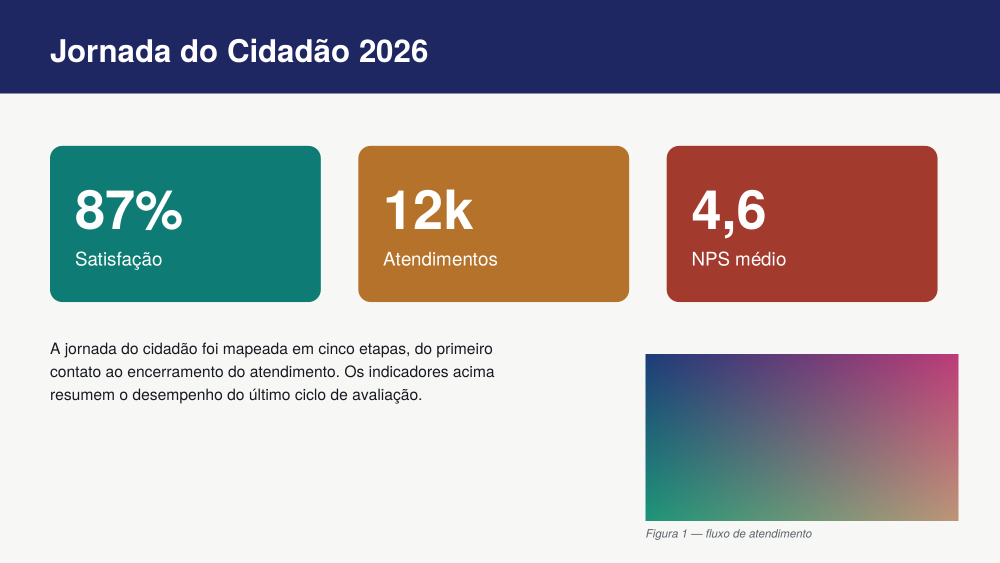
#> input picture backend/testes/info_png.png, 2000 x 1125 px (shown at 1/2 size)
$ python -i vision_cv.py   (imports and definitions only)
#> lines starting #> are read from the running program, lines starting #| are printed output that depends on the picture; after the words box and inside, x2 and y2 are one past the last pixel; in counts of white or black regions, pixels touching at a corner belong together
"""
Modo convencional de analise visual (sem modelo de IA).

Recebe UMA imagem (uma pagina achatada, um PNG, um JPG) e devolve uma lista de
regioes com tipo e, quando for texto, o conteudo reconhecido por OCR.

Cobre os requisitos: RF03 (ler imagem), RF04 (identificar areas), RF05/RF08
(separar e classificar em foto/logo/icone/texto/forma), RF06 (unir fragmentos),
RF07/RNF07 (descartar ruido e duplicacao), RF09 (OCR pt-BR), RF10/RNF06
(filtrar baixa confianca), RNF14 (limitar quantidade de objetos).

Este modo NAO vetoriza ilustracao. Regiao que nao for texto nem forma geometrica
simples e classificada como foto ou logo e preservada como recorte de imagem, tal
como a "Limitacao funcional atual" do documento de requisitos preve.

Dependencias: opencv-python, pytesseract (+ idioma 'por'), numpy, Pillow.
"""

from dataclasses import dataclass, field
from typing import Optional

import cv2
import numpy as np
import pytesseract

# --- parametros, todos documentados porque sao decisoes de projeto ---
AREA_MIN_FRAC = 0.0008     # RNF07: regiao menor que isto da area total e ruido
AREA_MAX_FRAC = 0.92       # regiao que cobre quase tudo e o fundo, nao um objeto
CONF_OCR_MIN = 60          # RF10/RNF06: palavra abaixo disto nao e exportada
IOU_DUPLICATA = 0.85       # RNF07: duas caixas com esta sobreposicao sao a mesma
DIST_UNIAO_FRAC = 0.015    # RF06: fragmentos a esta distancia sao unidos
MAX_REGIOES = 60           # RNF14: teto de objetos por imagem


@dataclass
class Regiao:
    x: int
    y: int
    w: int
    h: int
    tipo: str = "indefinido"          # texto | foto | logo | icone | forma
    texto: str = ""
    conf: float = 0.0
    cor_dominante: Optional[tuple] = None

    @property
    def caixa(self):
        return (self.x, self.y, self.x + self.w, self.y + self.h)

    @property
    def area(self):
        return self.w * self.h

    def dict(self):
        return {"x": self.x, "y": self.y, "w": self.w, "h": self.h,
                "tipo": self.tipo, "texto": self.texto,
                "conf": round(self.conf, 1), "cor": self.cor_dominante}


def _iou(a, b):
    ax0, ay0, ax1, ay1 = a
    bx0, by0, bx1, by1 = b
    ix0, iy0 = max(ax0, bx0), max(ay0, by0)
    ix1, iy1 = min(ax1, bx1), min(ay1, by1)
    if ix1 <= ix0 or iy1 <= iy0:
        return 0.0
    inter = (ix1 - ix0) * (iy1 - iy0)
    ua = (ax1 - ax0) * (ay1 - ay0) + (bx1 - bx0) * (by1 - by0) - inter
    return inter / ua if ua else 0.0


def _cor_dominante(bgr):
    """Cor media da regiao, em hex, amostrando o miolo para evitar borda."""
    h, w = bgr.shape[:2]
    my, mx = int(h * 0.2), int(w * 0.2)
    miolo = bgr[my:h - my or h, mx:w - mx or w]
    if miolo.size == 0:
        miolo = bgr
    b, g, r = [int(np.median(miolo[:, :, i])) for i in range(3)]
    return f"#{r:02X}{g:02X}{b:02X}"


def _detectar_regioes(bgr, rel):
    """Segmentacao por MSER + morfologia. Devolve caixas candidatas."""
    h, w = bgr.shape[:2]
    area_total = h * w
    cinza = cv2.cvtColor(bgr, cv2.COLOR_BGR2GRAY)

    # realce de bordas e fechamento para juntar tracos proximos (RF06)
    grad = cv2.morphologyEx(cinza, cv2.MORPH_GRADIENT,
                            cv2.getStructuringElement(cv2.MORPH_ELLIPSE, (3, 3)))
    _, bin_ = cv2.threshold(grad, 0, 255, cv2.THRESH_BINARY | cv2.THRESH_OTSU)
    kx = max(9, w // 55)
    fechado = cv2.morphologyEx(
        bin_, cv2.MORPH_CLOSE,
        cv2.getStructuringElement(cv2.MORPH_RECT, (kx, max(5, h // 90))))

    contornos, _ = cv2.findContours(fechado, cv2.RETR_EXTERNAL,
                                    cv2.CHAIN_APPROX_SIMPLE)
    caixas = []
    for c in contornos:
        x, y, cw, ch = cv2.boundingRect(c)
        a = cw * ch
        if a < area_total * AREA_MIN_FRAC:
            rel["descartados_ruido"] += 1
            continue
        if a > area_total * AREA_MAX_FRAC:
            continue
        # RNF07: descarta lasca (regiao muito fina), que e linha de grade ou artefato
        if cw < 6 or ch < 6 or (cw / max(ch, 1) > 60) or (ch / max(cw, 1) > 60):
            rel["descartados_ruido"] += 1
            continue
        caixas.append((x, y, cw, ch))
    return caixas


def _unir_fragmentos(caixas, w, h, rel):
    """RF06: funde caixas proximas ou sobrepostas até estabilizar."""
    tol = int(min(w, h) * DIST_UNIAO_FRAC)
    mudou = True
    while mudou and len(caixas) > 1:
        mudou = False
        novo = []
        usado = [False] * len(caixas)
        for i in range(len(caixas)):
            if usado[i]:
                continue
            x0, y0, cw0, ch0 = caixas[i]
            ax0, ay0, ax1, ay1 = x0, y0, x0 + cw0, y0 + ch0
            for j in range(i + 1, len(caixas)):
                if usado[j]:
                    continue
                x1, y1, cw1, ch1 = caixas[j]
                bx0, by0, bx1, by1 = x1, y1, x1 + cw1, y1 + ch1
                perto = not (bx0 > ax1 + tol or bx1 < ax0 - tol or
                             by0 > ay1 + tol or by1 < ay0 - tol)
                if perto and _iou((ax0, ay0, ax1, ay1),
                                  (bx0, by0, bx1, by1)) >= 0 and perto:
                    ax0, ay0 = min(ax0, bx0), min(ay0, by0)
                    ax1, ay1 = max(ax1, bx1), max(ay1, by1)
                    usado[j] = True
                    mudou = True
                    rel["fragmentos_unidos"] += 1
            usado[i] = True
            novo.append((ax0, ay0, ax1 - ax0, ay1 - ay0))
        caixas = novo
    return caixas


def _remover_duplicatas(regioes, rel):
    """RNF07: elimina caixas quase identicas, mantendo a maior."""
    regioes = sorted(regioes, key=lambda r: r.area, reverse=True)
    mantidas = []
    for r in regioes:
        if any(_iou(r.caixa, m.caixa) >= IOU_DUPLICATA for m in mantidas):
            rel["duplicatas_removidas"] += 1
            continue
        mantidas.append(r)
    return mantidas


def _classificar(bgr, r):
    """RF08: foto | logo | icone | texto | forma, por heuristica visual."""
    recorte = bgr[r.y:r.y + r.h, r.x:r.x + r.w]
    if recorte.size == 0:
        return "indefinido"
    cinza = cv2.cvtColor(recorte, cv2.COLOR_BGR2GRAY)

    # numero de cores distintas (foto tem muitas; forma/texto, poucas)
    reduz = (recorte // 32).reshape(-1, 3)
    n_cores = len(np.unique(reduz, axis=0))
    # densidade de borda (texto e denso em bordas; forma chapada, nao)
    bordas = cv2.Canny(cinza, 60, 160)
    dens_borda = float(np.count_nonzero(bordas)) / bordas.size
    proporcao = r.w / max(r.h, 1)

    if n_cores > 60 and dens_borda > 0.03:
        return "foto"
    if dens_borda > 0.06 and proporcao > 1.8:
        return "texto"
    if dens_borda > 0.06:
        return "texto" if proporcao > 1.2 else "icone"
    if n_cores <= 12 and dens_borda < 0.04:
        return "forma"
    if 0.6 <= proporcao <= 1.7 and n_cores <= 40:
        return "logo"
    return "foto"


def _ocr(bgr, r):
    """RF09/RF10: OCR pt-BR; devolve (texto, confianca media) ou ('',0)."""
    recorte = bgr[r.y:r.y + r.h, r.x:r.x + r.w]
    if recorte.size == 0:
        return "", 0.0
    cinza = cv2.cvtColor(recorte, cv2.COLOR_BGR2GRAY)
    escala = 2 if max(r.w, r.h) < 400 else 1
    if escala > 1:
        cinza = cv2.resize(cinza, None, fx=escala, fy=escala,
                           interpolation=cv2.INTER_CUBIC)
    base = cv2.threshold(cinza, 0, 255,
                         cv2.THRESH_BINARY | cv2.THRESH_OTSU)[1]
    # texto pode ser escuro-sobre-claro ou claro-sobre-escuro. Tesseract espera
    # texto escuro em fundo claro, entao tentamos a versao normal e a invertida
    # e ficamos com a de maior confianca media.
    melhor_txt, melhor_conf = "", 0.0
    for img in (base, cv2.bitwise_not(base)):
        try:
            dados = pytesseract.image_to_data(
                img, lang="por", config="--psm 6",
                output_type=pytesseract.Output.DICT)
        except Exception:
            continue
        palavras, confs = [], []
        for txt, conf in zip(dados["text"], dados["conf"]):
            try:
                conf = float(conf)
            except (TypeError, ValueError):
                conf = -1
            if txt.strip() and conf >= CONF_OCR_MIN:
                palavras.append(txt.strip())
                confs.append(conf)
        if palavras:
            media = sum(confs) / len(confs)
            if media > melhor_conf:
                melhor_txt, melhor_conf = " ".join(palavras), media
    return melhor_txt, melhor_conf


def _texto_corrompido(txt):
    """RF10: rejeita cadeia com excesso de simbolos sem sentido."""
    if not txt:
        return True
    legiveis = sum(c.isalnum() or c.isspace() or c in ".,;:!?%-/()º°ªR$" for c in txt)
    return legiveis / len(txt) < 0.65


def analisar_imagem(caminho_ou_bgr):
    """
    Analisa uma imagem e devolve (regioes, relatorio).
    Aceita caminho de arquivo ou array BGR do OpenCV.
    """
#> called with caminho_ou_bgr = '../testes/info_png.png'
    rel = {"descartados_ruido": 0, "fragmentos_unidos": 0,
           "duplicatas_removidas": 0, "texto_baixa_conf": 0,
           "regioes_por_tipo": {}}

    if isinstance(caminho_ou_bgr, str):
        bgr = cv2.imread(caminho_ou_bgr)
#> bgr is the input picture: shape (1125, 2000, 3); mean B, G, R 170.8, 167.6, 170.5
        if bgr is None:
            raise ValueError("Nao foi possivel abrir a imagem.")
    else:
        bgr = caminho_ou_bgr
    h, w = bgr.shape[:2]
#> h = 1125; w = 2000

    caixas = _detectar_regioes(bgr, rel)
#> in _detectar_regioes, `cinza = cv2.cvtColor(bgr, cv2.COLOR_BGR2GRAY)`:
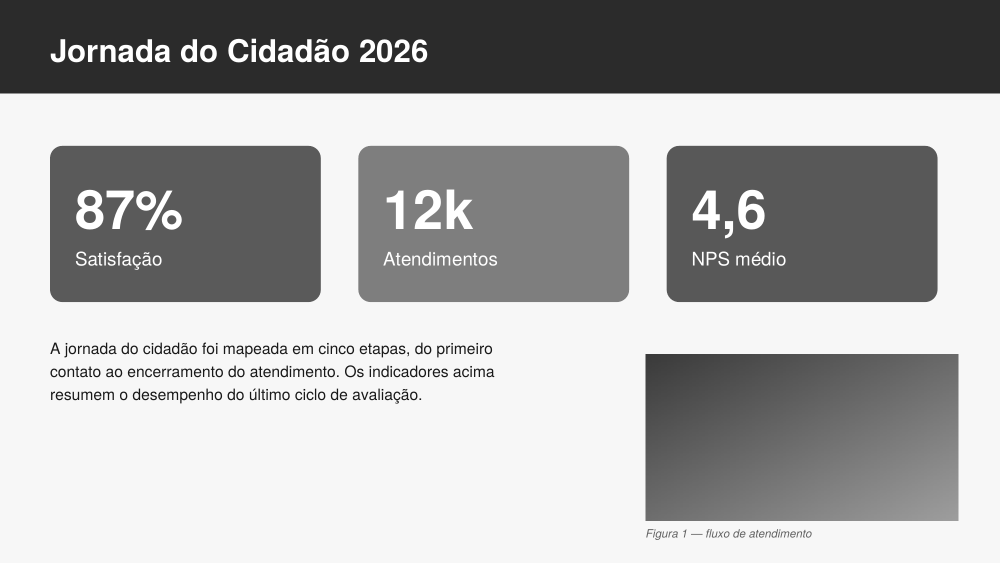
#> cinza: shape (1125, 2000) (shown at 1/2 size); min 25, max 255, mean 168.6
#> in _detectar_regioes, `_, bin_ = cv2.threshold(grad, 0, 255, cv2.THRESH_BINARY | cv2.THRESH_O..`:
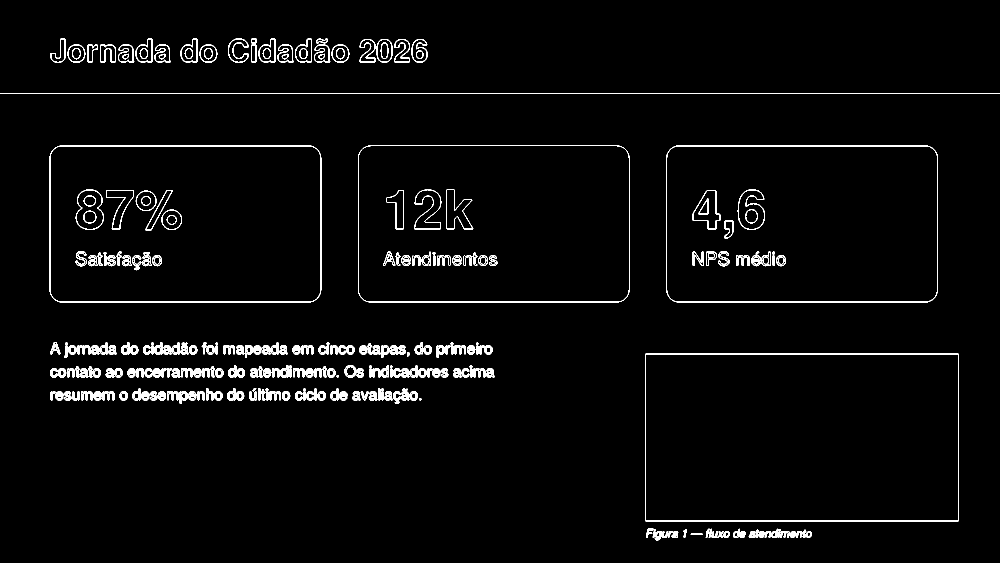
#> bin_: shape (1125, 2000) (shown at 1/2 size); 2.9% white in thin lines or dots, all inside (x1, y1, x2, y2) = (0, 76, 2000, 1081)
#> in _detectar_regioes, `fechado = cv2.morphologyEx( bin_, cv2.MORPH_CLOSE, cv2.getStructuringE..`:
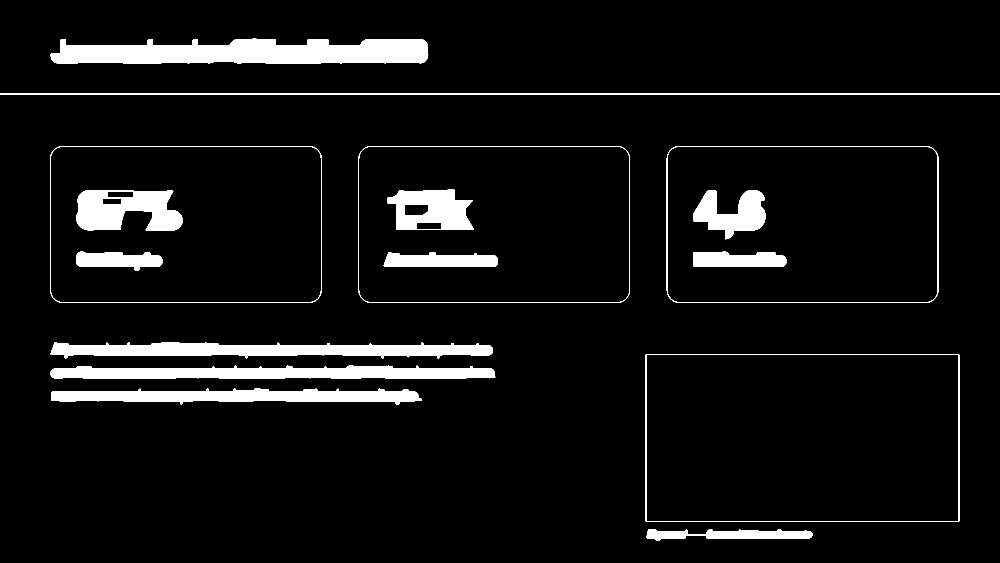
#> fechado: shape (1125, 2000) (shown at 1/2 size); 6.6% white; 16 white regions
#> in _detectar_regioes, `contornos, _ = cv2.findContours(fechado, cv2.RETR_EXTERNAL, cv2.CHAIN_..`: contornos = 10 contours; largest, box (x1, y1, x2, y2) and area: (1291, 708, 1919, 1044) 210043, (1333, 292, 1877, 606) 169393, (100, 292, 644, 606) 169393, (717, 292, 1260, 606) 169106, (101, 77, 857, 127) 29378
#> the loop in _detectar_regioes, `for c in contornos:` made 10 passes
#> (x, y, cw, ch, a) on passes 1, 2, 3, 4, 5, 6, 7, 8, 10: (1293, 1058, 332, 24, 7968), (102, 777, 742, 32, 23744), (101, 731, 890, 26, 23140), (1291, 708, 628, 336, 211008), (101, 685, 885, 32, 28320), (1333, 292, 544, 314, 170816), (717, 292, 543, 314, 170502), (100, 292, 544, 314, 170816), (101, 77, 756, 50, 37800)
#> (c, x, y, cw, ch, a) on pass 9: ([[0, 187], [0, 188], [1999, 188], [1999, 187]], 0, 187, 2000, 2, 4000)
#> after the loop in _detectar_regioes, `for c in contornos:`: caixas = [(1293, 1058, 332, 24), (102, 777, 742, 32), (101, 731, 890, 26), (1291, 708, 628, 336), (101, 685, 885, 32), (1333, 292, 544, 314), (717, 292, 543, 314), (100, 292, 544, 314), (101, 77, 756, 50)]; rel = 5 items
    caixas = _unir_fragmentos(caixas, w, h, rel)
#> the loop in _unir_fragmentos, `while mudou and len(caixas) > 1:` made 2 passes
#> caixas = [(1291, 708, 628, 374), (102, 777, 742, 32), (101, 685, 890, 72), (1333, 292, 544, 314), (717, 292, 543, 314), (100, 292, 544, 314), (101, 77, 756, 50)]

    regioes = [Regiao(x, y, cw, ch) for (x, y, cw, ch) in caixas]
#> regioes = 7 items
    regioes = _remover_duplicatas(regioes, rel)
#> the loop in _remover_duplicatas, `for r in regioes:` made 7 passes
#> after the loop in _remover_duplicatas, `for r in regioes:`: rel = 5 items

    # classifica e roda OCR onde for texto
    finais = []
    for r in regioes:
        r.tipo = _classificar(bgr, r)
        r.cor_dominante = _cor_dominante(bgr[r.y:r.y + r.h, r.x:r.x + r.w])
        if r.tipo in ("texto", "icone", "logo"):
            txt, conf = _ocr(bgr, r)
            if txt and not _texto_corrompido(txt):
                r.texto, r.conf = txt, conf
                r.tipo = "texto"
            elif r.tipo == "texto":
                # parecia texto mas o OCR nao confirmou: vira recorte de imagem
                rel["texto_baixa_conf"] += 1
                r.tipo = "logo"
        finais.append(r)
#> this loop made 1 pass
#> (n_cores in _classificar, dens_borda in _classificar, proporcao in _classificar, h in _cor_dominante, w in _cor_dominante, my in _cor_dominante, mx in _cor_dominante) on pass 1: (36, 0.0104, 1.68, 374, 628, 74, 125)
#> pass 1, in _classificar, `recorte = bgr[r.y:r.y + r.h, r.x:r.x + r.w]`:
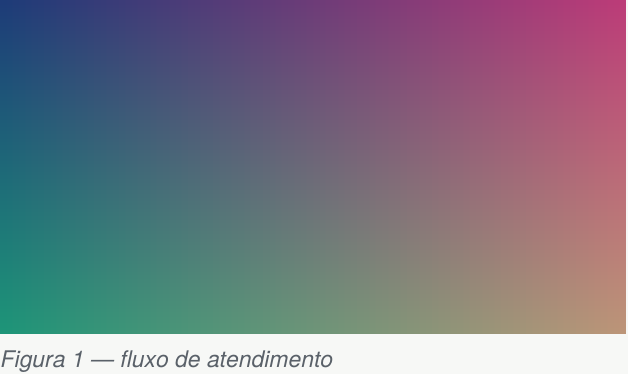
#> recorte: shape (374, 628, 3); mean B, G, R 133, 119.1, 123
#> pass 1, in _classificar, `cinza = cv2.cvtColor(recorte, cv2.COLOR_BGR2GRAY)`:
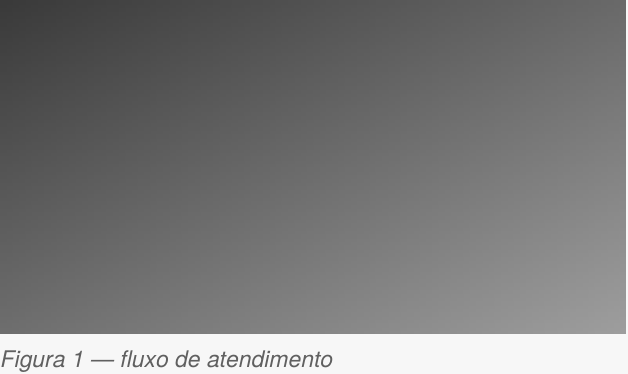
#> cinza: shape (374, 628); min 58, max 247, mean 121.8
#> pass 1, in _classificar, `bordas = cv2.Canny(cinza, 60, 160)`:
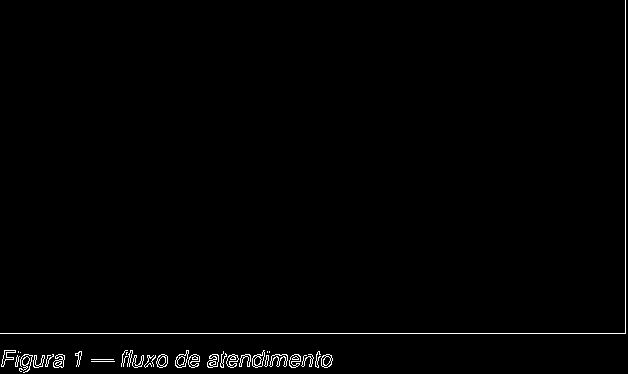
#> bordas: shape (374, 628); 1% white in thin lines or dots
#> pass 1, in _cor_dominante, `miolo = bgr[my:h - my or h, mx:w - mx or w]`:
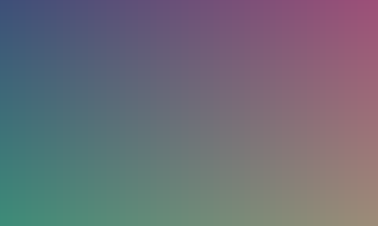
#> miolo: shape (226, 378, 3); mean of channels 0, 1, 2 120, 109.7, 109; drawn as B, G, R
#> after the loop, finais = []; r.conf = 0; r.texto = ''; rel = 5 items

    # RNF14: teto de objetos, mantendo os maiores
    if len(finais) > MAX_REGIOES:
        finais = sorted(finais, key=lambda r: r.area, reverse=True)[:MAX_REGIOES]

    for r in finais:
        rel["regioes_por_tipo"][r.tipo] = rel["regioes_por_tipo"].get(r.tipo, 0) + 1

    # ordena em leitura natural: de cima para baixo, esquerda para direita
    finais.sort(key=lambda r: (r.y // max(1, h // 12), r.x))
    return finais, rel

#> (the run stopped early here; a loop or call above may not have finished)
